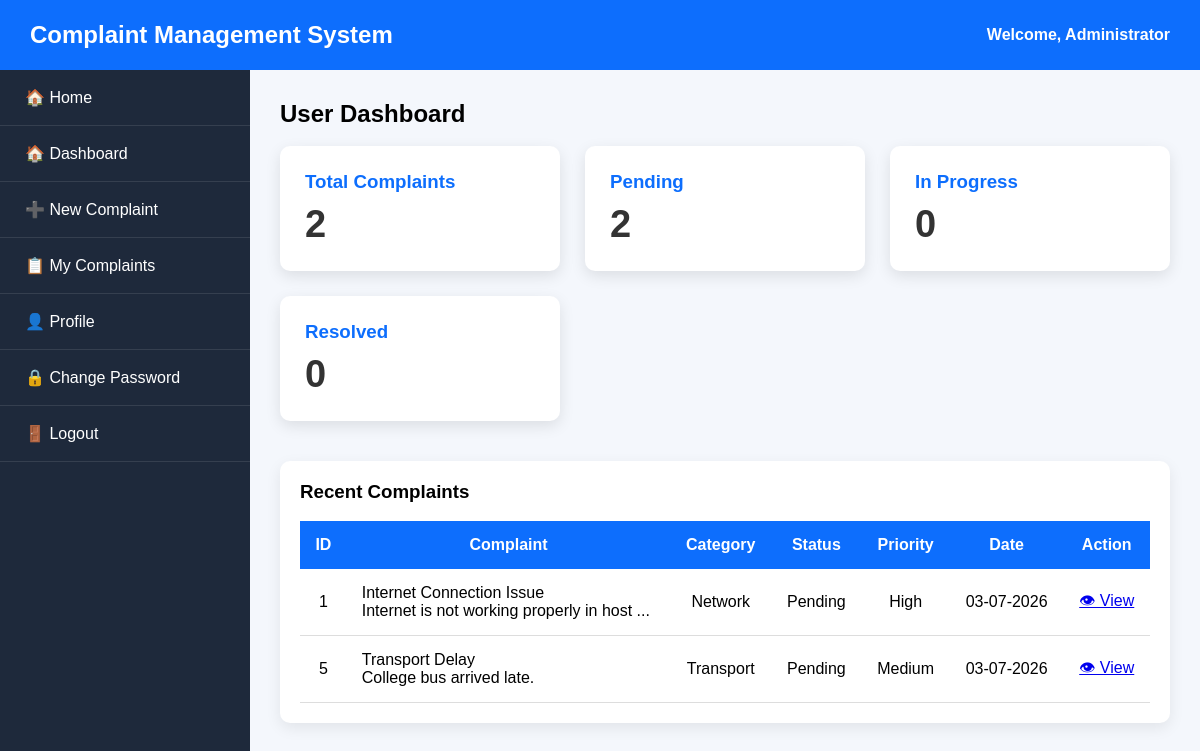
/user/dashboard.php (signed in), run on the app's committed database.
### tables this page shows
CREATE TABLE complaints (

    id INT AUTO_INCREMENT PRIMARY KEY,

    user_id INT NOT NULL,

    title VARCHAR(255) NOT NULL,

    category VARCHAR(100) NOT NULL,

    priority ENUM('Low','Medium','High') DEFAULT 'Medium',

    description TEXT NOT NULL,

    attachment VARCHAR(255),

    status ENUM(
        'Pending',
        'In Progress',
        'Resolved',
        'Rejected'
    ) DEFAULT 'Pending',

    admin_remarks TEXT,

    created_at TIMESTAMP DEFAULT CURRENT_TIMESTAMP,

    updated_at TIMESTAMP DEFAULT CURRENT_TIMESTAMP
    ON UPDATE CURRENT_TIMESTAMP,

    FOREIGN KEY (user_id)
    REFERENCES users(id)
    ON DELETE CASCADE

);

### user/dashboard.php (the view, shortened to what this page needs)
<?php
require_once "../db_connect.php";
$username = $_SESSION['full_name'];
$user_id = $_SESSION['user_id'];
$stmt = $conn->prepare("SELECT COUNT(*) FROM complaints WHERE user_id=?");
$stmt->execute([$user_id]);
$total = $stmt->fetchColumn();
$stmt = $conn->prepare("SELECT COUNT(*) FROM complaints WHERE user_id=? AND status='Pending'");
$stmt->execute([$user_id]);
$pending = $stmt->fetchColumn();
$stmt = $conn->prepare("SELECT COUNT(*) FROM complaints WHERE user_id=? AND status='In Progress'");
$stmt->execute([$user_id]);
$progress = $stmt->fetchColumn();
$stmt = $conn->prepare("SELECT COUNT(*) FROM complaints WHERE user_id=? AND status='Resolved'");
$stmt->execute([$user_id]);
$resolved = $stmt->fetchColumn();
$stmt = $conn->prepare("SELECT * FROM complaints WHERE user_id=? ORDER BY created_at DESC LIMIT 5");
$stmt->execute([$user_id]);
$complaints = $stmt->fetchAll(PDO::FETCH_ASSOC);
?>
<!DOCTYPE html>
<html lang="en">
<head>
<link rel="stylesheet" href="../assets/dashboard.css">
<link rel="stylesheet" href="../assets/responsive.css">
</head>
<body>
<div class="header">
    <h2>Complaint Management System</h2>
    <div class="profile">
        Welcome, <?php echo $username; ?>
    </div>
</div>
<div class="sidebar">
    <ul>
        <li><a href="../index.php">🏠 Home</a></li>
        <li><a href="dashboard.php">🏠 Dashboard</a></li>
        <li><a href="create_complaint.php">➕ New Complaint</a></li>
        <li><a href="my_complaints.php">📋 My Complaints</a></li>
        <li><a href="profile.php">👤 Profile</a></li>
        <li><a href="change_password.php">🔒 Change Password</a></li>
        <li><a href="../logout.php">🚪 Logout</a></li>
    </ul>
</div>
<div class="main-content">
    <h2>User Dashboard</h2>
    <br>
    <div class="card-container">
        <div class="card">
            <h3>Total Complaints</h3>
            <h1><?php echo $total; ?></h1>
        </div>
        <div class="card">
            <h3>Pending</h3>
           <h1><?php echo $pending; ?></h1>
        </div>
        <div class="card">
            <h3>In Progress</h3>
            <h1><?php echo $progress; ?></h1>
        </div>
        <div class="card">
            <h3>Resolved</h3>
            <h1><?php echo $resolved; ?></h1>
        </div>
    </div>
    <div class="table-container">
        <h3>Recent Complaints</h3>
        <br>
   <table class="dashboard-table">
<thead>
<tr>
<th>ID</th>
<th>Complaint</th>
<th>Category</th>
<th>Status</th>
<th>Priority</th>
<th>Date</th>
<th>Action</th>
</tr>
</thead>
<tbody>
<?php if(count($complaints)>0){ ?>
<?php foreach($complaints as $row){ ?>
<tr>
<td align="center">
<?php echo $row['id']; ?>
</td>
<td class="title-cell">
<div class="title">
<?php echo htmlspecialchars($row['title']); ?>
</div>
<div class="desc">
<?php
$text = htmlspecialchars($row['description']);
if(strlen($text)>40){
echo substr($text,0,40)." ...";
}else{
echo $text;
}
?>
</div>
</td>
<td align="center">
<span class="badge category">
<?php echo $row['category']; ?>
</span>
</td>
<td align="center">
<?php
switch($row['status']){
case "Pending":
echo "<span class='badge pending'>Pending</span>";
break;
}
?>
</td>
<td align="center">
<?php
switch($row['priority']){
case "High":
echo "<span class='badge high'>High</span>";
break;
case "Medium":
echo "<span class='badge medium'>Medium</span>";
break;
}
?>
</td>
<td align="center">
<?php echo date("d-m-Y",strtotime($row['created_at'])); ?>
</td>
<td align="center">
<a href="complaint_details.php?id=<?php echo $row['id']; ?>" class="view-btn">
👁 View
</a>
</td>
</tr>
<?php } ?>
<?php } ?>
</tbody>
</table>
    </div>
</div>
</body>
</html>

### assets/dashboard.css (style rules this page uses)
* { margin:0; padding:0; box-sizing:border-box; font-family:Arial, Helvetica, sans-serif; }
body { background:#f4f7fc; }
.header { width:100%; height:70px; background:#0d6efd; color:#fff; display:flex; justify-content:space-between; align-items:center; padding:0 30px; position:fixed; top:0; left:0; z-index:1000; }
.header h2 { font-size:24px; }
.profile { font-weight:bold; }
.sidebar { width:250px; height:100vh; background:#1e293b; position:fixed; top:70px; left:0; overflow:auto; }
.sidebar ul { list-style:none; }
.sidebar ul li { border-bottom:1px solid rgba(255,255,255,.1); }
.sidebar ul li a { display:block; padding:18px 25px; color:#fff; text-decoration:none; transition:.3s; }
.main-content { margin-left:250px; margin-top:70px; padding:30px; }
.card-container { display:grid; grid-template-columns:repeat(auto-fit,minmax(250px,1fr)); gap:25px; }
.card { background:#fff; padding:25px; border-radius:10px; box-shadow:0 5px 15px rgba(0,0,0,.1); transition:.3s; }
.card h3 { color:#0d6efd; margin-bottom:10px; }
.card h1 { font-size:38px; color:#333; }
.table-container { margin-top:40px; background:#fff; padding:20px; border-radius:10px; box-shadow:0 5px 15px rgba(0,0,0,.08); overflow-x:auto; }
table { width:100%; border-collapse:collapse; }
table th { background:#0d6efd; color:#fff; padding:15px; }
table td { padding:15px; border-bottom:1px solid #ddd; }

### data on the page
complaints: id "1", title "Internet Connection Issue", description "Internet is not working properly in host", category "Network", status "Pending", priority "High", created_at "03-07-2026"
complaints: id "5", title "Transport Delay", description "College bus arrived late.", category "Transport", status "Pending", priority "Medium", created_at "03-07-2026"

### other printed values
$username "Administrator"
$total "2"
$pending "2"
$progress "0"
$resolved "0"
